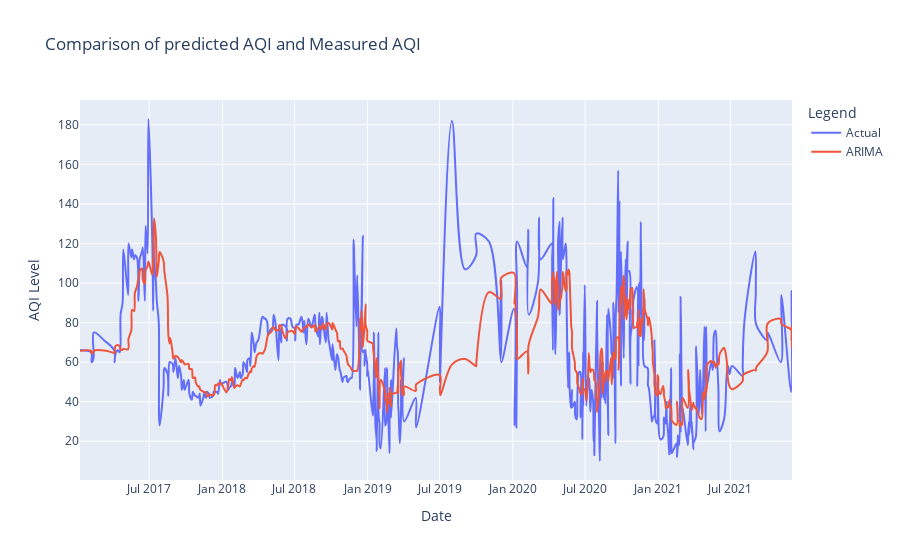

Here is the notebook cell this chart was saved with:
### Code cell
series_results["ARIMA"] = testPredict
fig = go.Figure()
fig.update_layout(
    title="Comparison of predicted AQI and Measured AQI",
    xaxis_title="Date",
    yaxis_title="AQI Level",
    legend_title="Legend",
)

fig.add_trace(go.Scatter(x=series_results.index, y=scaler.inverse_transform(testY1).flatten(), name="Actual", line_shape='spline'))
fig.add_trace(go.Scatter(x=series_results.index, y=testPredict.flatten() , name="ARIMA", line_shape='spline'))
fig.show()

### Figure 1 — Plotly figure (JSON) as saved in the notebook; plotly's stock layout.template omitted (floating-point values rounded to 4 significant figures; data arrays with more than 128 entries replaced by an {"elided": "..."} marker saying what was removed)
{"data": [{"line": {"shape": "spline"}, "name": "Actual", "type": "scatter", "x": {"elided": "450 str values"}, "y": {"elided": "450 float values"}}, {"line": {"shape": "spline"}, "name": "ARIMA", "type": "scatter", "x": {"elided": "450 str values"}, "y": {"elided": "450 float values"}}], "layout": {"legend": {"title": {"text": "Legend"}}, "title": {"text": "Comparison of predicted AQI and Measured AQI"}, "xaxis": {"title": {"text": "Date"}}, "yaxis": {"title": {"text": "AQI Level"}}}}
